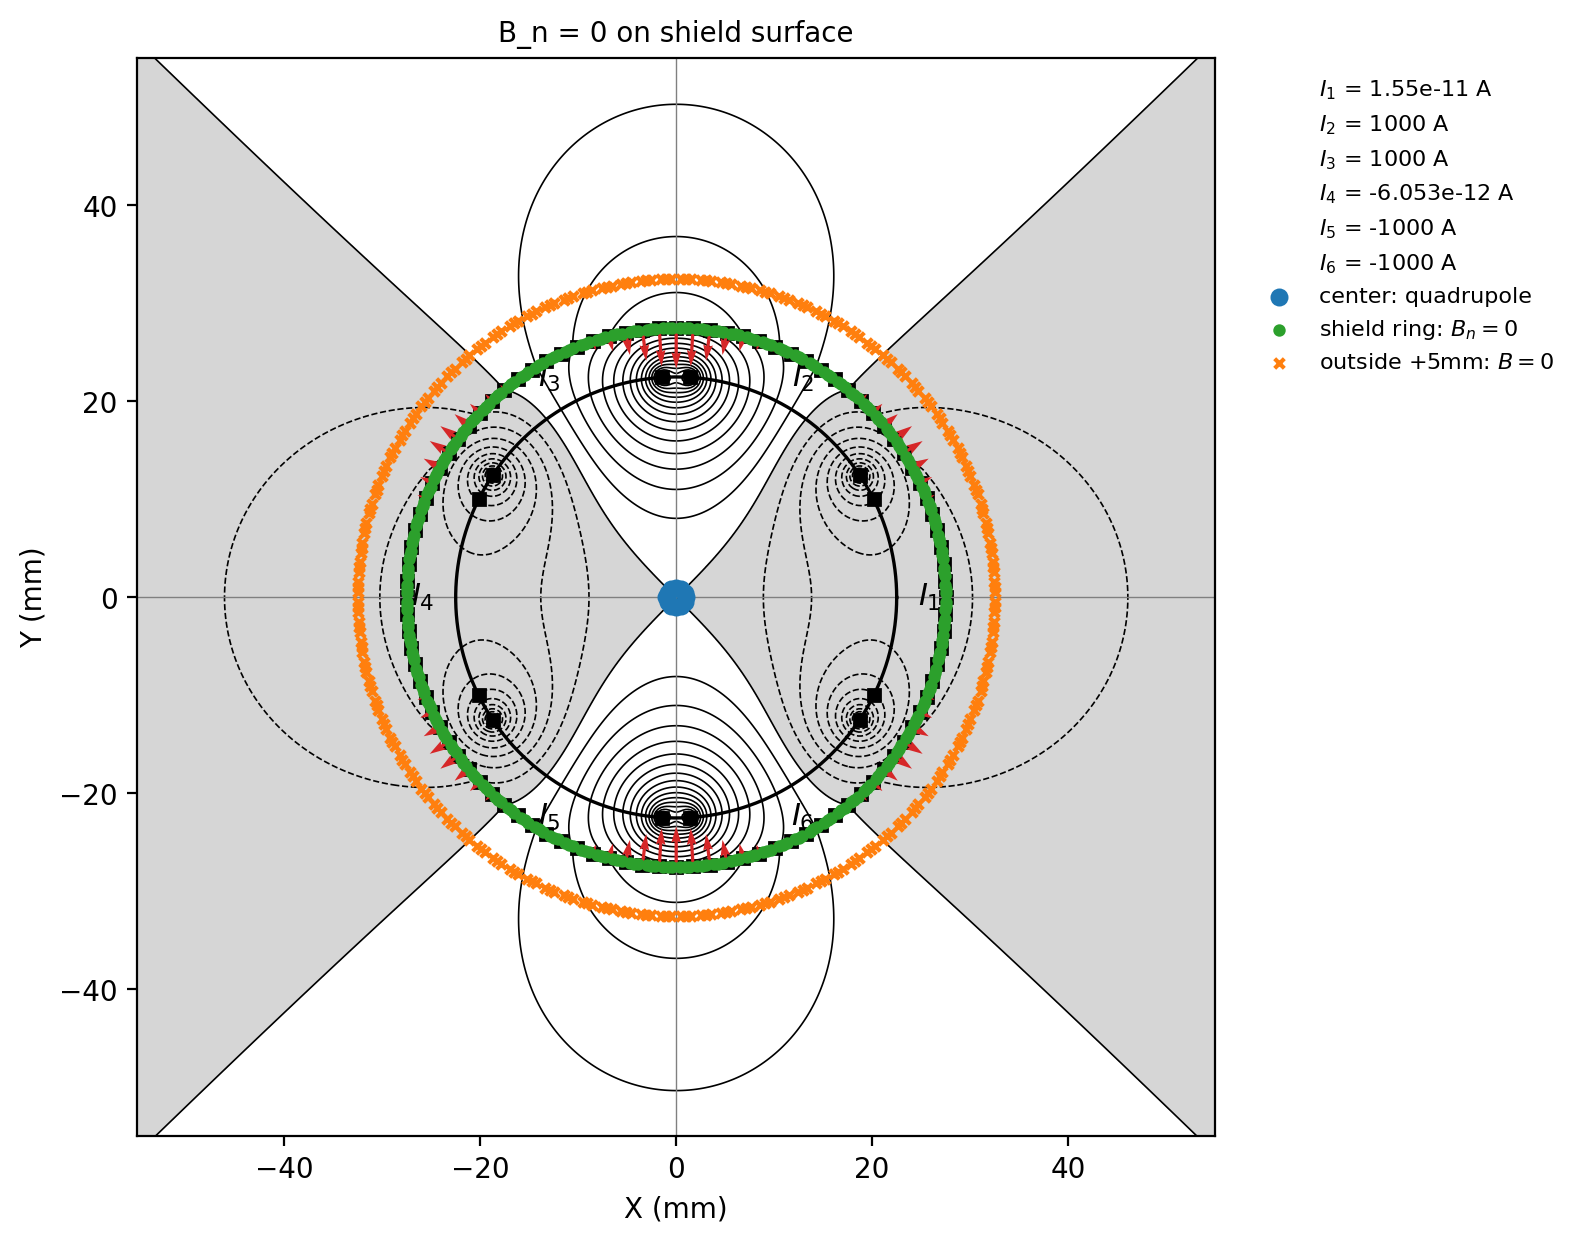

Generate this figure with Python:
"""Inverse-design demo: solve the 6 main-coil currents and 100 shield
currents that give a quadrupole at the centre and low leakage outside.

Shield boundary condition (toggle USE_BN_ON_SURFACE):
  - True  : on the shield ring, require only the NORMAL field to vanish
            (B_n = Bx*cosθ + By*sinθ = 0), the physical perfect-conductor
            boundary condition (tangential B is supported by the surface
            current and is generally nonzero).
  - False : on the shield ring, require the full field to vanish
            (Bx, By) = (0, 0)  -- the original, over-constrained version.
The OUTER ring (shield_radius + 5 mm) always requires the full field to
vanish: that ring is the actual leakage objective, not a conductor
surface.

Because CurrentSolver.add_sample_point can only target Bx and By
separately (not a combination like B_n), the weighted least-squares
system is assembled by hand here, reusing the same infinite-straight-wire
coefficients as coils.py / current_solver.py.
"""

import numpy as np
import matplotlib.pyplot as plt

from coils import MU0
from PSXM_coils import PSXMCoils

# --- configuration ---------------------------------------------------------
USE_BN_ON_SURFACE = True   # True: B_n = 0 on the shield ring; False: full (Bx,By)=0
G = 1e-3                    # target quadrupole gradient, T/mm
N_CENTER = 12             # center sample points on a 1 mm circle
SHIELD_N = 100           # discrete shield current points
N_BETWEEN = 3            # zero-field samples between adjacent shield points
OUTER_OFFSET = 5.0       # outer leakage-check ring, mm beyond the shield
SHIELD_WEIGHT_SCALE = 1.0  # down-weights the shield groups vs the center
MAX_CURRENT = 1000.0     # display currents are rescaled so max|I| = this (A)


def main():
    # Geometry only: all 6 coil + 100 shield currents are unknowns.
    source = PSXMCoils(currents=np.zeros(6), shield=True, shield_n=SHIELD_N)
    M = source.group_matrix()          # per-point currents = M @ free vars

    def field_rows(x, y):
        """Coefficient rows (Kx, Ky) [T/A], each length n_free, giving the
        field at (x, y) [mm] as (Bx, By) = (Kx @ I_free, Ky @ I_free).
        Same infinite-straight-wire model as coils.B_field."""
        dx = (x - source.x) * 1e-3     # mm -> m
        dy = (y - source.y) * 1e-3
        rho2 = np.maximum(dx ** 2 + dy ** 2, 1e-18)
        Kx = (-MU0 * dy / (2 * np.pi * rho2)) @ M
        Ky = (MU0 * dx / (2 * np.pi * rho2)) @ M
        return Kx, Ky

    rows, targets, weights = [], [], []
    center_pts, surface_pts, outside_pts = [], [], []

    # --- target 1: quadrupole (Bx=G*y, By=G*x) on a 1 mm circle -----------
    cw = 1.0 / N_CENTER
    for ang in np.linspace(0, 2 * np.pi, N_CENTER, endpoint=False):
        x, y = np.cos(ang), np.sin(ang)
        Kx, Ky = field_rows(x, y)
        rows.append(Kx); targets.append(G * y); weights.append(cw)
        rows.append(Ky); targets.append(G * x); weights.append(cw)
        center_pts.append((x, y))

    n_shield_samples = SHIELD_N * N_BETWEEN
    sw = SHIELD_WEIGHT_SCALE / n_shield_samples
    gap = 360.0 / SHIELD_N

    # --- target 2: shield ring -------------------------------------------
    # B_n = 0 (perfect-conductor surface) or full (Bx,By)=0, per the toggle.
    for base in source.shield_angles:
        for j in range(1, N_BETWEEN + 1):
            a = np.radians(base + j * gap / (N_BETWEEN + 1))
            x, y = source.shield_radius * np.cos(a), source.shield_radius * np.sin(a)
            Kx, Ky = field_rows(x, y)
            if USE_BN_ON_SURFACE:
                nx, ny = np.cos(a), np.sin(a)           # outward radial normal
                rows.append(nx * Kx + ny * Ky); targets.append(0.0); weights.append(sw)
            else:
                rows.append(Kx); targets.append(0.0); weights.append(sw)
                rows.append(Ky); targets.append(0.0); weights.append(sw)
            surface_pts.append((x, y))

    # --- target 3: outer ring, full field = 0 (leakage objective) ---------
    r_out = source.shield_radius + OUTER_OFFSET
    for base in source.shield_angles:
        for j in range(1, N_BETWEEN + 1):
            a = np.radians(base + j * gap / (N_BETWEEN + 1))
            x, y = r_out * np.cos(a), r_out * np.sin(a)
            Kx, Ky = field_rows(x, y)
            rows.append(Kx); targets.append(0.0); weights.append(sw)
            rows.append(Ky); targets.append(0.0); weights.append(sw)
            outside_pts.append((x, y))

    # --- weighted least squares -------------------------------------------
    A = np.asarray(rows)
    b = np.asarray(targets)
    sqrt_w = np.sqrt(np.asarray(weights))
    I_free, *_ = np.linalg.lstsq(A * sqrt_w[:, None], b * sqrt_w, rcond=None)

    # --- residuals --------------------------------------------------------
    def field_at(x, y):
        Kx, Ky = field_rows(x, y)
        return Kx @ I_free, Ky @ I_free

    center_res = 0.0
    for x, y in center_pts:
        Bx, By = field_at(x, y)
        center_res = max(center_res, abs(Bx - G * y), abs(By - G * x))

    surface_bn, surface_full = 0.0, 0.0
    for x, y in surface_pts:
        Bx, By = field_at(x, y)
        a = np.arctan2(y, x)
        surface_bn = max(surface_bn, abs(np.cos(a) * Bx + np.sin(a) * By))
        surface_full = max(surface_full, np.hypot(Bx, By))

    outside_res = 0.0
    for x, y in outside_pts:
        Bx, By = field_at(x, y)
        outside_res = max(outside_res, np.hypot(Bx, By))

    # --- normalize + split ------------------------------------------------
    peak = float(np.max(np.abs(I_free)))
    I_scaled = I_free * (MAX_CURRENT / peak) if peak > 0 else I_free
    main_currents = I_scaled[:PSXMCoils.N_COILS]
    shield_currents = I_scaled[PSXMCoils.N_COILS:]

    mode = "B_n = 0 on shield surface" if USE_BN_ON_SURFACE else "(Bx,By) = 0 on shield surface"
    print(f"shield-surface boundary condition: {mode}")
    print("main coil currents I1..I6 (A):", main_currents)
    print(f"shield current range (A): [{shield_currents.min():.3f}, {shield_currents.max():.3f}]")
    print("max abs residual at center (T):        ", center_res)
    print("max abs B_n on shield ring (T):        ", surface_bn)
    print("max abs |B| on shield ring (T):        ", surface_full, "(tangential allowed nonzero)")
    print("max abs |B| on outer ring +5mm (T):    ", outside_res)

    # --- plot with the three groups of test points ------------------------
    solved = PSXMCoils(
        currents=main_currents, radius=source.radius, coil_length=source.coil_length,
        start_angle=source.start_angle, shield=True, shield_radius=source.shield_radius,
        shield_n=SHIELD_N, shield_currents=shield_currents,
    )
    fig, ax = plt.subplots(figsize=(7.5, 7))
    solved.draw(ax, extent=2, legend=False)

    cx, cy = np.array(center_pts).T
    sx, sy = np.array(surface_pts).T
    ox, oy = np.array(outside_pts).T
    ax.scatter(cx, cy, s=30, c="tab:blue", marker="o", zorder=5, label="center: quadrupole")
    surf_label = "shield ring: $B_n=0$" if USE_BN_ON_SURFACE else "shield ring: $B=0$"
    ax.scatter(sx, sy, s=12, c="tab:green", marker="o", zorder=5, label=surf_label)
    ax.scatter(ox, oy, s=12, c="tab:orange", marker="x", zorder=5, label="outside +5mm: $B=0$")
    ax.legend(loc="upper left", bbox_to_anchor=(1.02, 1.0), frameon=False, fontsize=8)
    ax.set_title(mode, fontsize=10)

    fig.savefig("example.png", dpi=200, bbox_inches="tight")
    print("saved example.png")


if __name__ == "__main__":
    main()
